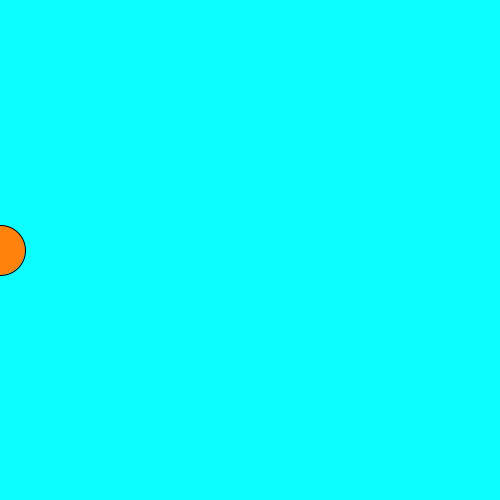
Frame 1 (no input)
Frame 60 (the mouse pressed at the canvas centre just before this capture): identical to frame 1, image omitted
Frame 120 (the mouse held since frame 60 and released just before this capture): identical to frame 1, image omitted

The Processing sketch that drew this single still picture (run headless with seeded random() and noise(); from frame 60 on, the mouse is pressed at the canvas centre):

// Processing sketch: slippery_dot
// ── slippery_dot.pde

 // Make a slippery dot. When you click on the dot it will slide to a new location.
 
 
 // 1. Create three integer variables to represent the x, y, and the size of the ellipse
int x = 0;
int y = 250;
int z = 50;
    void setup() {
      // 2. Set the size of your sketch
    size(500, 500);
    }
    
    void draw() {
    
      // 3. Set the background color of your sketch
      background(#0DFFFD);
      // 4. Draw an ellipse using the variables created at the top of the sketch for the location and size of your ellipse.
      fill(#FF820D);
      ellipse(x, y, z, z);
      //    Make sure it fits in the window. Change the variables if it does not.
    
    
    }
    
    /******** This method gets called automatically when you press the mouse ************/
    void mousePressed() {
      //5. Create an integer variable called distance
      int distance = 0;
      //6. The getDistanceFromMouse() method below returns a number.
      //   Set the value of your distance variable to the value returned by the getDistance method
      //   You will need to pass the x and y location of your ellipse to this method.
        
          
      //7.  Use an if statement to check if your distance variable is < the radius of the ellipse
      //    If it is, make a new x AND y for the ellipse, for a new random location on the window
      //    Hint: Use code like this      x = (int) random(width);
       
      
    }
    
    /********  This method gives you the number of pixels between the mouse and the x,y point ***********/
    int getDistanceFromMouse(int x, int y) {
      return (int)Math.sqrt(Math.pow((mouseX-x),2) + Math.pow((mouseY-y),2));
    }
